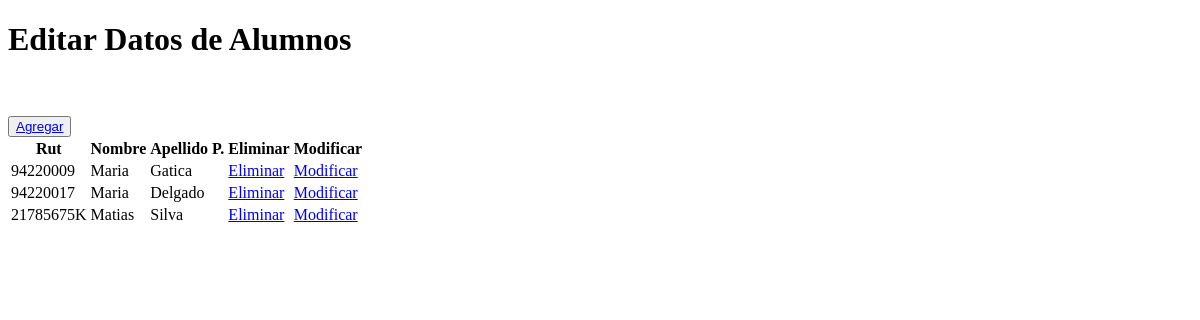
/alumnos/crud, run on an earlier commit of the app's database.
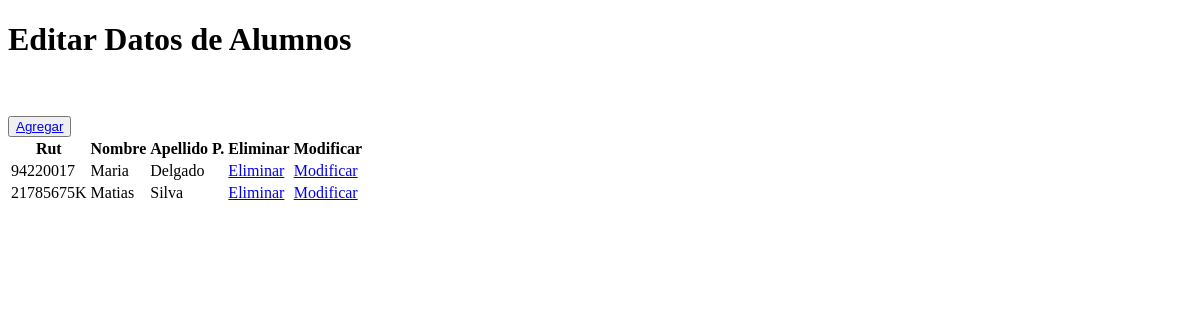
And on a later commit of the database.
### alumnos/models.py (models this page shows)
class Alumno(models.Model):
 rut              = models.CharField(primary_key=True, max_length=10)
 nombre           = models.CharField(max_length=20)
 apellido_paterno = models.CharField(max_length=20)
 apellido_materno = models.CharField(max_length=20)
 fecha_nacimiento = models.DateField(blank=False, null=False)
 id_genero        = models.ForeignKey('Genero',on_delete=models.CASCADE, db_column='idGenero')
 telefono         = models.CharField(max_length=45)
 email            = models.EmailField(unique=True, max_length=100, blank=True, null=True)
 direccion        = models.CharField(max_length=50, blank=True, null=True)
 activo           = models.IntegerField()

### alumnos/views.py (the view)
# urls.py: path('crud', views.crud, name='crud'),
def crud(request):
    alumnos = Alumno.objects.all()
    context = {'alumnos': alumnos}
    return render(request, 'alumnos/alumnos_list.html', context)

### alumnos/templates/alumnos/alumnos_list.html (shortened to what this page needs)
<!DOCTYPE html>
<html lang="en">
<head>
</head>
<body>
    <h1>Editar Datos de Alumnos</h1><br>
    <br>
    <button type="button">
        <a href="{% url 'alumnosAdd' %}"> Agregar </a>
    </button>
    <table>
        {% if alumnos %}
           <th>Rut</th>
           <th>Nombre</th>
           <th>Apellido P.</th>
           <th>Eliminar</th>
           <th>Modificar</th>
           {% for x in alumnos %}
               <tr>
                   <td>{{ x.rut}}</td>
                   <td>{{x.nombre}}</td>
                   <td>{{x.apellido_paterno}}</td>
                   <td> <a href="{% url 'alumnos_del'  pk=x.rut %}">Eliminar</a></td>
                   <td> <a href="{% url 'alumnos_findEdit' pk=x.rut %}">Modificar</a></td>
                </tr>
           {% endfor %}
        {% endif %}
    </table>
</body>
</html>

What changed in the data, as far as the page shows it:
removed Alumno: rut "94220009", nombre "Maria", apellido_paterno "Gatica"
